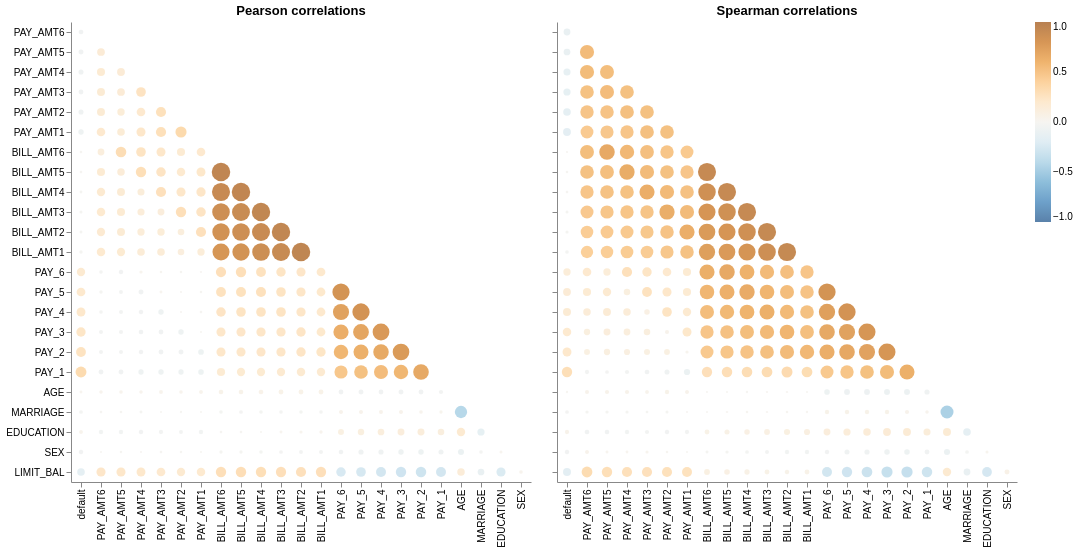

The notebook cell this image was saved under:
### Markdown cell above
## 5. Correlations

Pearson and Spearman correlations (ID dropped). Expect BILL_AMT1 to BILL_AMT6 to be highly correlated with each other.

### Code cell
aly.corr(train.drop(columns="ID"))

### Figure 1 — Vega specification as saved in the notebook (floating-point values rounded to 4 significant figures; data arrays with more than 128 entries replaced by an {"elided": "..."} marker saying what was removed)
{"$schema": "https://vega.github.io/schema/vega/v6.json", "data": [{"name": "source_0"}, {"name": "data_0", "values": {"elided": "276 records"}}, {"name": "source_1"}, {"name": "data_1", "values": {"elided": "276 records"}}, {"name": "source_0_concat_0_x_domain_index", "values": [{"index": "EDUCATION", "sort_field": 21.0}, {"index": "MARRIAGE", "sort_field": 20.0}, {"index": "AGE", "sort_field": 19.0}, {"index": "PAY_1", "sort_field": 18.0}, {"index": "PAY_2", "sort_field": 17.0}, {"index": "PAY_3", "sort_field": 16.0}, {"index": "PAY_4", "sort_field": 15.0}, {"index": "PAY_5", "sort_field": 14.0}, {"index": "PAY_6", "sort_field": 13.0}, {"index": "BILL_AMT1", "sort_field": 12.0}, {"index": "BILL_AMT2", "sort_field": 11.0}, {"index": "BILL_AMT3", "sort_field": 10.0}, {"index": "BILL_AMT4", "sort_field": 9.0}, {"index": "BILL_AMT5", "sort_field": 8.0}, {"index": "BILL_AMT6", "sort_field": 7.0}, {"index": "PAY_AMT1", "sort_field": 6.0}, {"index": "PAY_AMT2", "sort_field": 5.0}, {"index": "PAY_AMT3", "sort_field": 4.0}, {"index": "PAY_AMT4", "sort_field": 3.0}, {"index": "PAY_AMT5", "sort_field": 2.0}, {"index": "PAY_AMT6", "sort_field": 1.0}, {"index": "default", "sort_field": 0.0}, {"index": "SEX", "sort_field": 22.0}]}, {"name": "source_0_concat_0_y_domain_variable", "values": [{"sort_field": 21.0, "variable": "SEX"}, {"sort_field": 0.0, "variable": "PAY_AMT6"}, {"sort_field": 1.0, "variable": "PAY_AMT5"}, {"sort_field": 2.0, "variable": "PAY_AMT4"}, {"sort_field": 3.0, "variable": "PAY_AMT3"}, {"sort_field": 4.0, "variable": "PAY_AMT2"}, {"sort_field": 5.0, "variable": "PAY_AMT1"}, {"sort_field": 12.0, "variable": "PAY_6"}, {"sort_field": 13.0, "variable": "PAY_5"}, {"sort_field": 14.0, "variable": "PAY_4"}, {"sort_field": 15.0, "variable": "PAY_3"}, {"sort_field": 16.0, "variable": "PAY_2"}, {"sort_field": 17.0, "variable": "PAY_1"}, {"sort_field": 19.0, "variable": "MARRIAGE"}, {"sort_field": 22.0, "variable": "LIMIT_BAL"}, {"sort_field": 20.0, "variable": "EDUCATION"}, {"sort_field": 6.0, "variable": "BILL_AMT6"}, {"sort_field": 7.0, "variable": "BILL_AMT5"}, {"sort_field": 8.0, "variable": "BILL_AMT4"}, {"sort_field": 9.0, "variable": "BILL_AMT3"}, {"sort_field": 10.0, "variable": "BILL_AMT2"}, {"sort_field": 11.0, "variable": "BILL_AMT1"}, {"sort_field": 18.0, "variable": "AGE"}]}, {"name": "source_1_concat_1_x_domain_index", "values": [{"index": "EDUCATION", "sort_field": 21.0}, {"index": "MARRIAGE", "sort_field": 20.0}, {"index": "AGE", "sort_field": 19.0}, {"index": "PAY_1", "sort_field": 18.0}, {"index": "PAY_2", "sort_field": 17.0}, {"index": "PAY_3", "sort_field": 16.0}, {"index": "PAY_4", "sort_field": 15.0}, {"index": "PAY_5", "sort_field": 14.0}, {"index": "PAY_6", "sort_field": 13.0}, {"index": "BILL_AMT1", "sort_field": 12.0}, {"index": "BILL_AMT2", "sort_field": 11.0}, {"index": "BILL_AMT3", "sort_field": 10.0}, {"index": "BILL_AMT4", "sort_field": 9.0}, {"index": "BILL_AMT5", "sort_field": 8.0}, {"index": "BILL_AMT6", "sort_field": 7.0}, {"index": "PAY_AMT1", "sort_field": 6.0}, {"index": "PAY_AMT2", "sort_field": 5.0}, {"index": "PAY_AMT3", "sort_field": 4.0}, {"index": "PAY_AMT4", "sort_field": 3.0}, {"index": "PAY_AMT5", "sort_field": 2.0}, {"index": "PAY_AMT6", "sort_field": 1.0}, {"index": "default", "sort_field": 0.0}, {"index": "SEX", "sort_field": 22.0}]}, {"name": "source_1_concat_1_y_domain_variable", "values": [{"sort_field": 21.0, "variable": "SEX"}, {"sort_field": 0.0, "variable": "PAY_AMT6"}, {"sort_field": 1.0, "variable": "PAY_AMT5"}, {"sort_field": 2.0, "variable": "PAY_AMT4"}, {"sort_field": 3.0, "variable": "PAY_AMT3"}, {"sort_field": 4.0, "variable": "PAY_AMT2"}, {"sort_field": 5.0, "variable": "PAY_AMT1"}, {"sort_field": 12.0, "variable": "PAY_6"}, {"sort_field": 13.0, "variable": "PAY_5"}, {"sort_field": 14.0, "variable": "PAY_4"}, {"sort_field": 15.0, "variable": "PAY_3"}, {"sort_field": 16.0, "variable": "PAY_2"}, {"sort_field": 17.0, "variable": "PAY_1"}, {"sort_field": 19.0, "variable": "MARRIAGE"}, {"sort_field": 22.0, "variable": "LIMIT_BAL"}, {"sort_field": 20.0, "variable": "EDUCATION"}, {"sort_field": 6.0, "variable": "BILL_AMT6"}, {"sort_field": 7.0, "variable": "BILL_AMT5"}, {"sort_field": 8.0, "variable": "BILL_AMT4"}, {"sort_field": 9.0, "variable": "BILL_AMT3"}, {"sort_field": 10.0, "variable": "BILL_AMT2"}, {"sort_field": 11.0, "variable": "BILL_AMT1"}, {"sort_field": 18.0, "variable": "AGE"}]}], "signals": [{"name": "concat_0_x_step", "value": 20}, {"name": "concat_0_width", "update": "bandspace(domain('concat_0_x').length, 1, 0.5) * concat_0_x_step"}, {"name": "concat_0_y_step", "value": 20}, {"name": "concat_0_height", "update": "bandspace(domain('concat_0_y').length, 1, 0.5) * concat_0_y_step"}, {"name": "concat_1_x_step", "value": 20}, {"name": "concat_1_width", "update": "bandspace(domain('concat_1_x').length, 1, 0.5) * concat_1_x_step"}, {"name": "concat_1_y_step", "value": 20}, {"name": "concat_1_height", "update": "bandspace(domain('concat_1_y').length, 1, 0.5) * concat_1_y_step"}], "marks": [{"type": "group", "name": "concat_0_group", "encode": {"update": {"height": {"signal": "concat_0_height"}, "width": {"signal": "concat_0_width"}}}, "marks": [{"type": "symbol", "name": "concat_0_marks", "from": {"data": "data_0"}, "encode": {"update": {"fill": {"field": "value", "scale": "color"}, "y": {"field": "variable", "scale": "concat_0_y"}, "shape": {"value": "circle"}, "size": {"field": "abs_value", "scale": "size"}, "opacity": {"value": 0.7}, "x": {"field": "index", "scale": "concat_0_x"}, "tooltip": {"signal": "{\"corr\": format(datum[\"value\"], \".2f\"), \"x\": isValid(datum[\"index\"]) ? isArray(datum[\"index\"]) ? join(datum[\"index\"], '\\n') : datum[\"index\"] : \"\"+datum[\"index\"], \"y\": isValid(datum[\"variable\"]) ? isArray(datum[\"variable\"]) ? join(datum[\"variable\"], '\\n') : datum[\"variable\"] : \"\"+datum[\"variable\"]}"}}}, "style": ["circle"]}], "axes": [{"scale": "concat_0_x", "labelBaseline": "middle", "zindex": 0, "labelAngle": 270, "grid": false, "labelAlign": "right", "orient": "bottom"}, {"scale": "concat_0_y", "grid": false, "zindex": 0, "orient": "left"}], "title": {"text": "Pearson correlations", "frame": "group"}, "style": "cell"}, {"type": "group", "name": "concat_1_group", "encode": {"update": {"height": {"signal": "concat_1_height"}, "width": {"signal": "concat_1_width"}}}, "marks": [{"type": "symbol", "name": "concat_1_marks", "from": {"data": "data_1"}, "encode": {"update": {"tooltip": {"signal": "{\"corr\": format(datum[\"value\"], \".2f\"), \"x\": isValid(datum[\"index\"]) ? isArray(datum[\"index\"]) ? join(datum[\"index\"], '\\n') : datum[\"index\"] : \"\"+datum[\"index\"], \"y\": isValid(datum[\"variable\"]) ? isArray(datum[\"variable\"]) ? join(datum[\"variable\"], '\\n') : datum[\"variable\"] : \"\"+datum[\"variable\"]}"}, "shape": {"value": "circle"}, "fill": {"field": "value", "scale": "color"}, "x": {"field": "index", "scale": "concat_1_x"}, "opacity": {"value": 0.7}, "y": {"field": "variable", "scale": "concat_1_y"}, "size": {"field": "abs_value", "scale": "size"}}}, "style": ["circle"]}], "axes": [{"scale": "concat_1_x", "orient": "bottom", "labelAngle": 270, "labelBaseline": "middle", "zindex": 0, "labelAlign": "right", "grid": false}, {"scale": "concat_1_y", "grid": false, "labels": false, "orient": "left", "zindex": 0}], "title": {"text": "Spearman correlations", "frame": "group"}, "style": "cell"}], "scales": [{"name": "color", "type": "linear", "domain": [-1, 1], "range": {"scheme": "blueorange"}, "zero": true, "interpolate": "hcl"}, {"name": "size", "type": "linear", "domain": [0, 1], "range": [4, 361], "zero": true}, {"name": "concat_0_x", "type": "point", "domain": {"data": "source_0_concat_0_x_domain_index", "field": "index", "sort": {"op": "max", "field": "sort_field"}}, "range": {"step": {"signal": "concat_0_x_step"}}, "padding": 0.5}, {"name": "concat_0_y", "type": "point", "domain": {"data": "source_0_concat_0_y_domain_variable", "field": "variable", "sort": {"op": "max", "field": "sort_field"}}, "range": {"step": {"signal": "concat_0_y_step"}}, "padding": 0.5}, {"name": "concat_1_x", "type": "point", "domain": {"data": "source_1_concat_1_x_domain_index", "field": "index", "sort": {"op": "max", "field": "sort_field"}}, "range": {"step": {"signal": "concat_1_x_step"}}, "padding": 0.5}, {"name": "concat_1_y", "type": "point", "domain": {"data": "source_1_concat_1_y_domain_variable", "field": "variable", "sort": {"op": "max", "field": "sort_field"}}, "range": {"step": {"signal": "concat_1_y_step"}}, "padding": 0.5}], "config": {"style": {"cell": {"strokeWidth": 0}}}, "layout": {"padding": 20, "bounds": "full", "align": "each"}, "padding": 5, "legends": [{"fill": "color", "gradientLength": {"signal": "clamp(concat_0_height, 64, 200)"}, "encode": {"gradient": {"update": {"opacity": {"value": 0.7}}}}}], "background": "white"}
